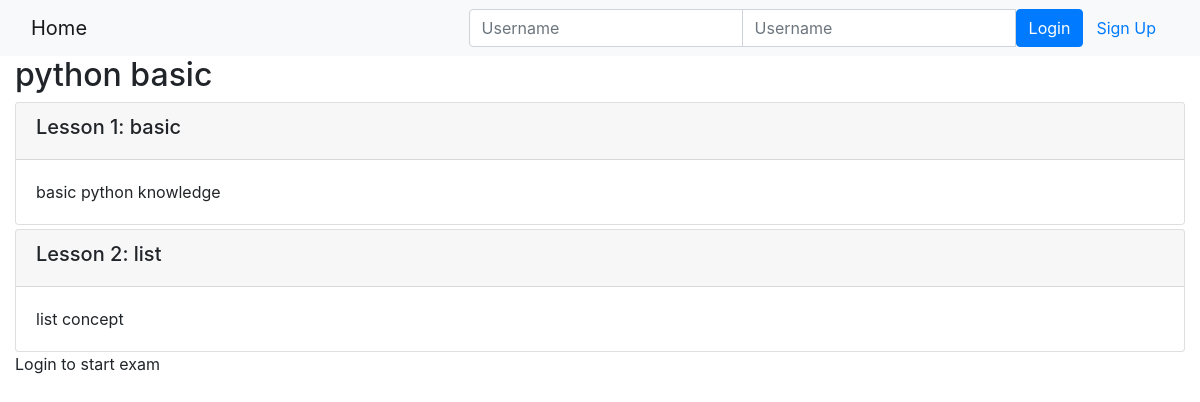
Page /onlinecourse/1/ on the committed database.
### onlinecourse/models.py (models this page shows, shortened)
class Course(models.Model):
    name = models.CharField(null=False, max_length=30, default='online course')
    image = models.ImageField(upload_to='course_images/')
    description = models.CharField(max_length=1000)
    pub_date = models.DateField(null=True)
    instructors = models.ManyToManyField(Instructor)
    users = models.ManyToManyField(settings.AUTH_USER_MODEL, through='Enrollment')
    total_enrollment = models.IntegerField(default=0)
    is_enrolled = False

class Lesson(models.Model):
    title = models.CharField(max_length=200, default="title")
    order = models.IntegerField(default=0)
    course = models.ForeignKey(Course, on_delete=models.CASCADE)
    content = models.TextField()

### onlinecourse/views.py (the view)
# urls.py: path('<int:pk>/', views.CourseDetailView.as_view(), name='course_details'),
class CourseDetailView(generic.DetailView):
    model = Course
    template_name = 'onlinecourse/course_detail_bootstrap.html'

### onlinecourse/templates/onlinecourse/course_detail_bootstrap.html (shortened to what this page needs)
<!DOCTYPE html>
<html lang="en">
<head>
     {% load static %}
    <link rel="stylesheet" href="https://maxcdn.bootstrapcdn.com/bootstrap/4.5.2/css/bootstrap.min.css">
</head>
<body>
    <nav class="navbar navbar-light bg-light">
        <div class="container-fluid">
            <div class="navbar-header">
                  <a class="navbar-brand" href="{% url 'onlinecourse:index' %}">Home</a>
            </div>
            <ul class="nav navbar-nav navbar-right">
                {% if user.is_authenticated %}
                <li>
                    <a class="btn btn-link" href="#">{{ user.first_name }}({{ user.username }})</a>
                    <a class="btn btn-link" href="{% url 'onlinecourse:logout' %}">Logout</a>
                </li>
                {% else %}
                <li>
                    <form class="form-inline" action="{% url 'onlinecourse:login' %}" method="post">
                        <div class="input-group">
                            <input type="text" class="form-control" placeholder="Username" name="username" >
                            <input type="password" class="form-control" placeholder="Username" name="psw" >
                            <button class="btn btn-primary" type="submit">Login</button>
                            <a class="btn btn-link" href="{% url 'onlinecourse:registration' %}">Sign Up</a>
                        </div>
                    </form>
                </li>
                {% endif %}
            </ul>
        </div>
    </nav>
    <div class="container-fluid">
            <h2>{{ course.name }}</h2>
            <div class="card-columns-vertical">
                {% for lesson in course.lesson_set.all %}
                    <div class="card mt-1">
                        <div class="card-header"><h5>Lesson {{lesson.order|add:1}}: {{lesson.title}}</h5></div>
                        <div class="card-body">{{lesson.content}}</div>
                    </div>
                {% endfor %}
            </div>
            {% if user.is_authenticated %}
                <button type="button" class="btn btn-primary" data-toggle="collapse" data-target="#exam-div" style="margin: 10px;">Start Exam</button>
            {% else %}
                <p> Login to start exam</p>
            {% endif %}
    </div>
</body>
</html>

### rows in the picture
Course: name "python basic"
Lesson: order|add "1", title "basic", content "basic python knowledge"
Lesson: order|add "2", title "list", content "list concept"
